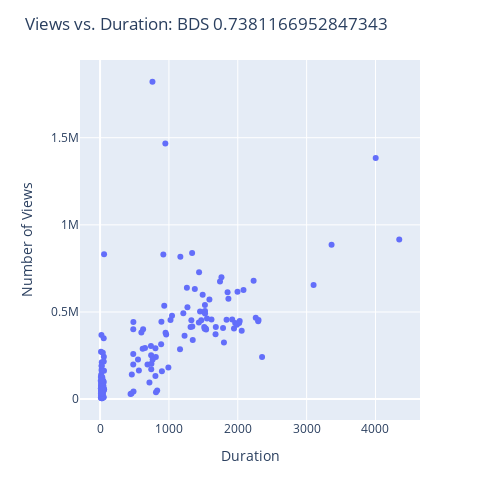

Notebook code for this chart:
### Code cell
#plot the correlation between views and duration of dfbob
cor_bob = dfbob['duration'].corr(dfbob['views'])
fig = px.scatter(dfbob, x='duration', y='views')
fig.update_layout(title_text=f'Views vs. Duration: BDS {cor_bob}', height=500, width=500)
fig.update_xaxes(title_text='Duration')
fig.update_yaxes(title_text='Number of Views')
save_figure(fig, 'golf.eda7.png')
fig.show()

### Figure 1 — Plotly figure (JSON) as saved in the notebook; plotly's stock layout.template omitted (floating-point values rounded to 4 significant figures; data arrays with more than 128 entries replaced by an {"elided": "..."} marker saying what was removed)
{"data": [{"hovertemplate": "duration=%{x}<br>views=%{y}<extra></extra>", "legendgroup": "", "marker": {"color": "#636efa", "symbol": "circle"}, "mode": "markers", "name": "", "orientation": "v", "showlegend": false, "type": "scatter", "x": {"elided": "214 int values"}, "xaxis": "x", "y": {"elided": "214 int values"}, "yaxis": "y"}], "layout": {"height": 500, "legend": {"tracegroupgap": 0}, "margin": {"t": 60}, "title": {"text": "Views vs. Duration: BDS 0.7381166952847343"}, "width": 500, "xaxis": {"anchor": "y", "domain": [0, 1], "title": {"text": "Duration"}}, "yaxis": {"anchor": "x", "domain": [0, 1], "title": {"text": "Number of Views"}}}}
